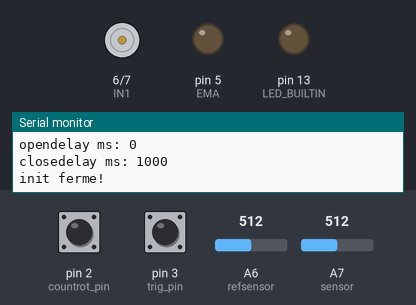
Bench run of a sketch on a simulated Arduino Nano, built with avr-gcc and run on an emulated ATmega328P. On the bench: motor-driver pin pairs drawn as motors (green arrow = first pin HIGH = forward, orange = second pin HIGH = backward, longer = more drive), output pins drawn as LEDs (lit = HIGH), the last lines printed to the serial monitor. The inputs (shaded band) are chosen by the test bench; at power-on: pin 3 (trig_pin) HIGH, A7 (sensor) = 512, pin 2 (countrot_pin) HIGH, A6 (refsensor) = 512. No radio packets arrive unless stated.

Above: at 1.2 s.
1.3 s: pin 3 (trig_pin) pulled LOW for 0.15 s
At 2.2 s:
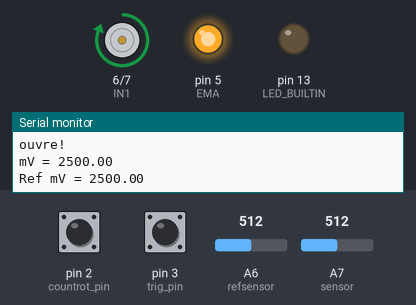
2.9 s: A7 (sensor) set to 488
At 4.1 s:
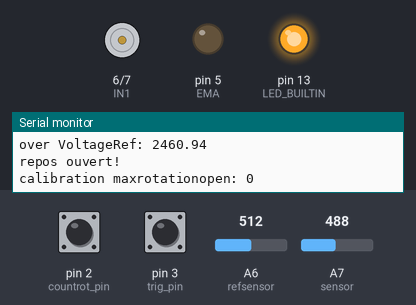
4.4 s: pin 3 (trig_pin) pulled LOW for 1 s
At 5.43 s:
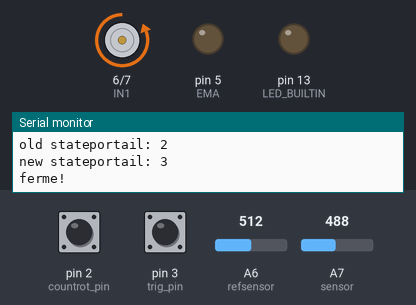
6.9 s: pin 3 (trig_pin) pulled LOW for 3.2 s
At 7.7 s:
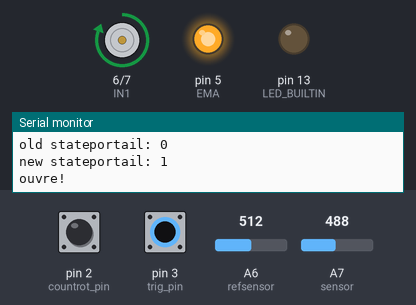
11.6 s: A7 (sensor) set to 510
At 11.61 s:
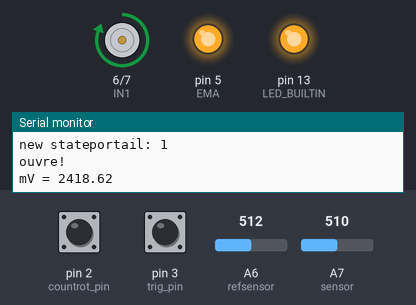
13.1 s: pin 3 (trig_pin) pulled LOW for 0.15 s
At 14.17 s:
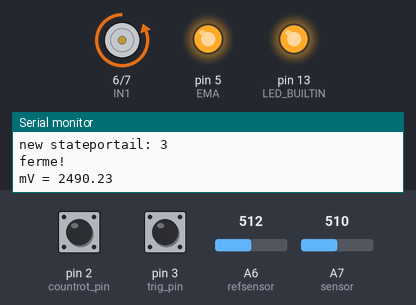
Timing chart, 0 to 16.1 s (numbered marks = the images above; inputs shaded):
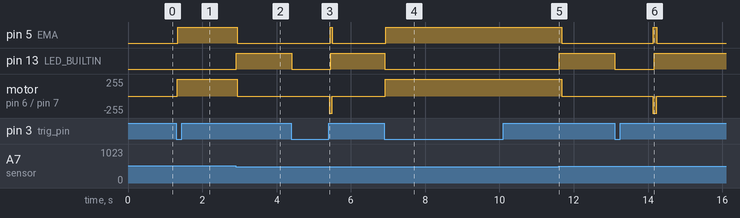

The sketch:

portail_slave_1.ino
```cpp
// 16 03 2022 with radio for trigger
#include <RH_ASK.h>
#include <SPI.h> // Not actually used but needed to compile
#include <Bounce2.h>
RH_ASK driver;

// pins
uint8_t   countrot_pin  = PD2; // counter of rotation pull up
uint8_t   trig_pin      = PD3; // change rotation , trigger action pull up (back up only, normally radio controlled)
uint8_t   EMA       = PD5; // pwm motor
uint8_t   IN1       = PD6; // command motor 1
uint8_t   IN2       = PD7; // command motor 2
uint8_t   sensor    = A7; // overloadsensor
int   refsensor    = A6; // overloadsensor reference

Bounce countrot = Bounce();
Bounce trig = Bounce();


// var config
// for left portail , seen from inside court
const int rotStop = 20; // stop rotation after 20 seconds
const int opendelay = 0; // 1 second afte command to open
const int closedelay = 1000; // 0 second after command to close
const int delayCurrentDrive = 500; // delay before read motor current in ms
const int minmotor = 150; // value when approaching end of run

// var util
int stateportail = 0; // 0 repos ferme, 1 ouvre, 2 repos ouvert, 3 ferme
int maxrotationopen, maxrotationclose, calibre ;
double VoltageRef = 2.0; // ref Voltage from potentiometre

int minmotorpos, maxmotorpos;
bool inrotation;

int countrotation = 0;
double meas, meas0, meas1, meas2, measold , measref;
double Voltage = 5;
int mVperAmp;
int ACSoffset;

uint8_t buf[RH_ASK_MAX_MESSAGE_LEN];
uint8_t buflen = sizeof(buf);

const char *msg = "ouvreP";
unsigned long startROT;
unsigned long curROT;

String stringCAo = String("ouvreC");
String stringCAf = String("fermeC");


void pressedcountrot (void) // each time there is a counter increase
{
  if (stateportail == 3) {//ferme
    countrotation++;
    if (countrotation == maxrotationclose) {
      Serial.print("min rotation reached! completement ferme: ");
      Serial.println(countrotation);
      stateportail = 0;
      actionportail();
    }
    if (countrotation == minmotorpos) {
      Serial.print("min motor reached!: ");
      Serial.println( minmotorpos, DEC);
      Serial.print("countrotation : ");
      Serial.println(countrotation);
      analogWrite(EMA, minmotor);
    }
  }
  if (stateportail == 1) {//ouvre
    countrotation++;
    if (countrotation == maxrotationopen) {
      Serial.print("maxrotation reached! completement ouvert!: ");
      Serial.println(maxrotationopen);
      stateportail = 2;
      actionportail();
    }
    if (countrotation == maxmotorpos) {
      Serial.print("max motor reached!: ");
      Serial.println(maxmotorpos);
      Serial.print("countrotation : ");
      Serial.println(countrotation);
      analogWrite(EMA, minmotor);
    }
  }
  Serial.print("rotation count");
  Serial.println(countrotation);
}

void ouvreportail()
{
  inrotation = true;
  analogWrite(EMA, 0);
  delay(10);
  digitalWrite(IN1, 1);
  digitalWrite(IN2, 0);
  delay(20);
  analogWrite(EMA, 255);
}
void fermeportail()
{
  inrotation = true;
  analogWrite(EMA, 0);
  delay(10);
  digitalWrite(IN1, 0);
  digitalWrite(IN2, 1);
  delay(20);
  analogWrite(EMA, 255);
}
void reposportail() {
  analogWrite(EMA, 0);
  digitalWrite(IN1, 0);
  digitalWrite(IN2, 0);
  inrotation = false;
}

void actionportail() {// 0 repos ferme, 1 ouvre, 2 repos ouvert, 3 ferme
  switch (stateportail) {
    case 0: {
        Serial.println("repos ferme!");
        countrotation = 0;
        reposportail();
        break;
      }
    case 1: {
        Serial.println("ouvre!");
        delay(opendelay);
        ouvreportail();
        break;
      }
    case 2: {
        Serial.println("repos ouvert!");
        reposportail();
        countrotation = 0;
        break;
      }
    case 3: {
        Serial.println("ferme!");
        delay(closedelay);
        fermeportail();
        break;
      }
  }
}

void triggeraction (void) { // 0 repos ferme, 1 ouvre, 2 repos ouvert, 3 ferme
  // run each time action button is pressed
  digitalWrite(LED_BUILTIN, LOW);
  startROT = millis();
  Serial.print("old stateportail: ");
  Serial.println( stateportail);
  switch (stateportail) {
    case 0: {
        stateportail = 1;
        break;
      }
    case 1: {
        stateportail = 3;
        break;
      }
    case 2 : {
        stateportail = 3;
        break;
      }
    case 3: {
        stateportail = 1;
        break;
      }
  }
  Serial.print("new stateportail: ");
  Serial.println( stateportail);
  actionportail();
}

void anaread ()
//stateportail = 0; // 0 repos ferme, 1 ouvre, 2 repos ouvert, 3 ferme
{
  measref = analogRead(refsensor);
  VoltageRef = (measref / 1024.0) * 5000; // Gets you mV
  meas0 = analogRead(sensor); // Converts and read the analog input value (value from 0.0 to 1.0)
  delay(10); // 10 ms
  meas1 = analogRead(sensor); // Converts and read the analog input value (value from 0.0 to 1.0)
  delay(10); // 10 ms
  meas2 = analogRead(sensor); // Converts and read the analog input value (value from 0.0 to 1.0)
  meas = (meas0 + meas1 + meas2) / 3;
  // Serial.println(meas );
  if ((meas - measold > 5) || (measold - meas > 5)) {
    //delay(500);
    //Serial.print("measure = : ");
    //Serial.println(meas * (5.0 / 1023.0));
    Voltage = (meas / 1024.0) * 5000; // Gets you mV

    Serial.print("mV = "); // shows the voltage measured
    Serial.println(Voltage );
    Serial.print("Ref mV = "); // shows the voltage measured
    Serial.println(VoltageRef );

    measold = meas;

    if (Voltage < VoltageRef) {
      digitalWrite(LED_BUILTIN, HIGH);
      Serial.print("overdrive : ");
      Serial.println(VoltageRef);
      Serial.print("over VoltageRef: ");
      Serial.println(Voltage);

      if (calibre == 2) {
        maxrotationclose = max(countrotation, maxrotationopen);
        maxrotationopen = maxrotationclose;
        minmotorpos = int(0.9 * maxrotationclose);
        maxmotorpos = int(0.9 * maxrotationopen);
        //minmotorpos = maxrotationclose - 1;
        stateportail = 0;
        actionportail();
        calibre = 0;
        Serial.print("calibration maxrotationoclose: ");
        Serial.println(maxrotationclose);
      }
      if (calibre == 1) {
        maxrotationopen = countrotation;
        maxmotorpos = int(0.9 * maxrotationopen);
        stateportail = 2;
        actionportail();
        calibre = 2;
        Serial.print("calibration maxrotationopen: ");
        Serial.println(maxrotationopen);
      }
      if (stateportail == 1) {
        Serial.println("overdrive with a moitie ouvert!");
        Serial.print("countrotation : ");
        Serial.println(countrotation);
        stateportail = 2;
        countrotation = maxrotationclose - countrotation;
        reposportail();
      }
      if (stateportail == 3) {
        Serial.println("overdrive with a moitie ferme!");
        Serial.print("countrotation : ");
        Serial.println(countrotation);
        stateportail = 0;
        countrotation = maxrotationclose - countrotation;
        reposportail();
      }
    }
  }
}
String converter(uint8_t *str) {
  return String((char *)str);
}
void setup() {
  Serial.begin(9600);
  Serial.println("***** module slave *********");
  Serial.println("***** portail gauche*********");

  countrot.attach(countrot_pin, INPUT_PULLUP);
  countrot.interval(10); // debounce interval in ms
  trig.attach(trig_pin, INPUT_PULLUP);
  trig.interval(10); // debounce interval in ms


  pinMode (EMA, OUTPUT);
  pinMode (IN1, OUTPUT);
  pinMode (IN2, OUTPUT);
  pinMode(LED_BUILTIN, OUTPUT);

  if (!driver.init())
    Serial.println("init failed");
  countrotation = 0;
  maxrotationopen = 500;
  maxrotationclose = 500;
  minmotorpos = 500;
  maxmotorpos = 500;


  Serial.print("opendelay ms: ");
  Serial.println(opendelay);
  Serial.print("closedelay ms: ");
  Serial.println(closedelay);
  stateportail = 0;
  Serial.println("init ferme!");
  digitalWrite(IN1, 0);
  digitalWrite(IN2, 0);
  analogWrite(EMA, 0);
  calibre = 1;
  inrotation = false;
  measold = 0;
}

void loop() {
  //  meas = analogRead(sensor); // Converts and read the analog input value (value from 0.0 to 1.0)
  //  Voltage = (meas / 1024.0) * 5000; // Gets you mV
  //  Serial.println(Voltage);

  countrot.update();
  trig.update();

  if (driver.recv(buf, &buflen))
  {
    String mys = converter(buf);
    String sub = mys.substring(0, 6);
    if (sub == stringCAo) {
      if (stateportail == 0 || stateportail == 3) {
        Serial.println("trigger open");
        triggeraction();
      }
    }
    else if (sub == stringCAf) {
      if (stateportail == 2 || stateportail == 1 ) {
        Serial.println("trigger close");
        triggeraction();
      }
    }
  }
  if ( inrotation ) {
    curROT = millis();
    if (curROT - startROT > delayCurrentDrive) {// measure after 0.5 sec
      anaread();
    }
    if (countrot.fell())
    {
      Serial.println("count rotation pressed");
      pressedcountrot();
    }
    if (curROT - startROT > rotStop * 1000) {
      inrotation = false;
      if (calibre == 2) {
        maxrotationclose = max(countrotation, maxrotationopen);
        maxrotationopen = maxrotationclose;
        minmotorpos = int(0.9 * maxrotationclose);
        maxmotorpos = int(0.9 * maxrotationopen);
        stateportail = 0;
        actionportail();
        calibre = 0;
        Serial.print("calibration maxrotationoclose: ");
        Serial.println(maxrotationclose);
      }
      if (calibre == 1) {
        maxrotationopen = countrotation;
        maxmotorpos = int(0.9 * maxrotationopen);
        stateportail = 2;
        actionportail();
        calibre = 2;
        Serial.print("calibration maxrotationopen: ");
        Serial.println(maxrotationopen);


      }
      Serial.println("stop motor after 20s");
      Serial.print("countrotation : ");
      Serial.println(countrotation);
      Serial.print("calibration maxrotation: ");
      Serial.println(maxrotationopen);
      if (stateportail == 1) {
        stateportail = 2;
      }
      if (stateportail == 3) {
        stateportail = 0;
      }
      actionportail();
    }
  }

  // change mode by pressing remote controller
  if (trig.fell()) {
    Serial.println(" action pressed!");
    triggeraction();
  }
}
```

Measured:
- the behaviour switches between 507 and 506 on A7 (sensor) (found by bisection; images 1 and 2)
- after the input at 1.3 s, pin 5 (EMA): LOW → HIGH at once; motor on pin 6 (IN1) / pin 7 (IN2): stopped → forward 255/255 at once
- after the input at 2.9 s, pin 5 (EMA): HIGH → LOW at once; pin 13 (LED_BUILTIN): LOW → HIGH at once; motor on pin 6 (IN1) / pin 7 (IN2): forward 255/255 → stopped at once
- after the input at 4.4 s, pin 5 (EMA): LOW → HIGH after 1.0 s, → LOW 0.05 s later; pin 13 (LED_BUILTIN): HIGH → LOW at once, → HIGH 1.1 s later; motor on pin 6 (IN1) / pin 7 (IN2): stopped → backward 255/255 after 1.0 s, → stopped 0.07 s later
- after the input at 6.9 s, pin 5 (EMA): LOW → HIGH at once; pin 13 (LED_BUILTIN): HIGH → LOW at once; motor on pin 6 (IN1) / pin 7 (IN2): stopped → forward 255/255 at once
- after the input at 11.6 s, pin 5 (EMA): HIGH → LOW after 0.07 s; pin 13 (LED_BUILTIN): LOW → HIGH at once; motor on pin 6 (IN1) / pin 7 (IN2): forward 255/255 → stopped after 0.07 s
- after the input at 13.1 s, pin 5 (EMA): LOW → HIGH after 1.0 s, → LOW 0.09 s later; pin 13 (LED_BUILTIN): HIGH → LOW at once, → HIGH 1.1 s later; motor on pin 6 (IN1) / pin 7 (IN2): stopped → backward 255/255 after 1.0 s, → stopped 0.11 s later
